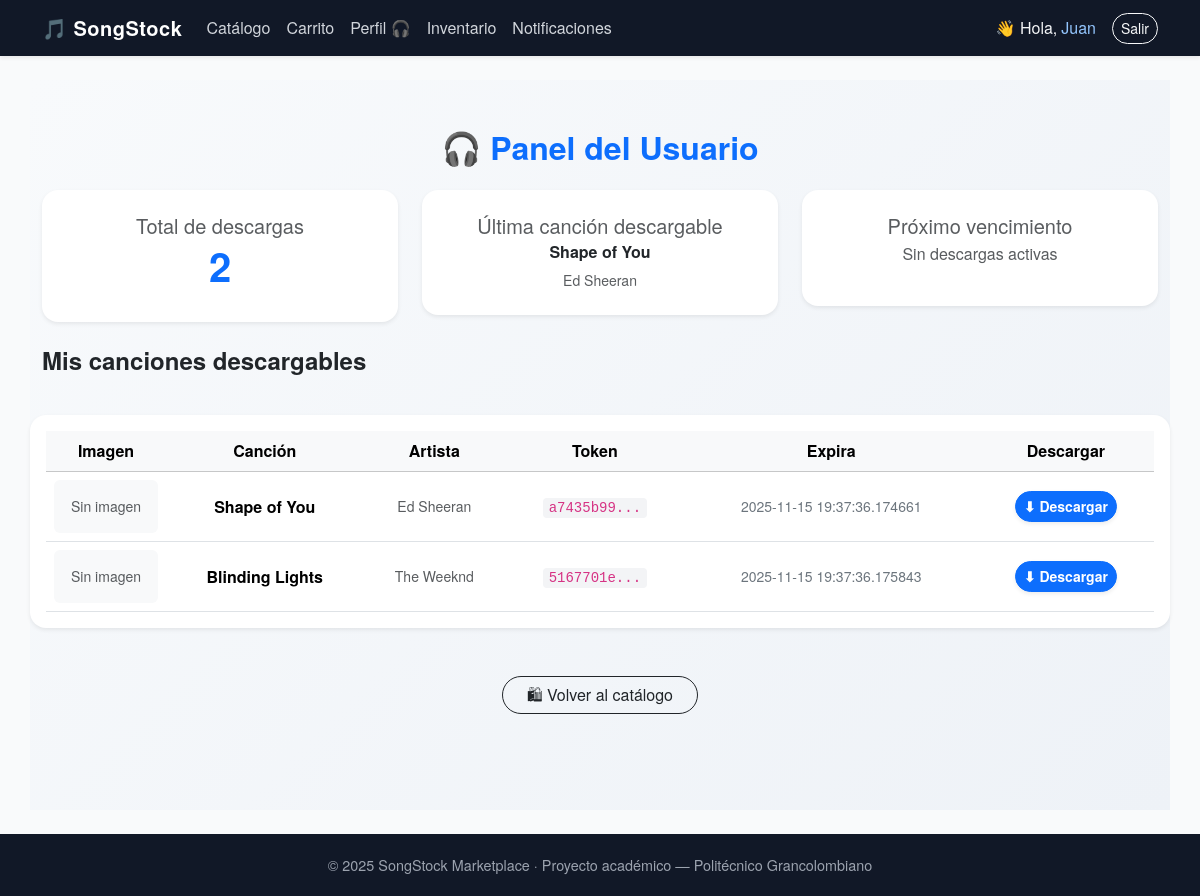
Screenshot of /perfil (signed in) with the database file from the repository.
### tables this page shows
CREATE TABLE productos (
        id INTEGER PRIMARY KEY AUTOINCREMENT,
        nombre TEXT NOT NULL,
        artista TEXT,
        tipo TEXT CHECK(tipo IN ('mp3','vinilo')) NOT NULL,
        precio REAL NOT NULL,
        stock INTEGER DEFAULT 0,
        proveedor_email TEXT,
        descripcion TEXT,
        imagen TEXT
    );

CREATE TABLE downloads (
      id INTEGER PRIMARY KEY AUTOINCREMENT,
      user_id INTEGER NOT NULL,
      product_id INTEGER NOT NULL,
      token TEXT NOT NULL UNIQUE,
      expires_at DATETIME NOT NULL,
      created_at DATETIME DEFAULT CURRENT_TIMESTAMP
    );

### app.py (the view)
@app.route('/perfil')
def perfil():
    if 'usuario' not in session: return redirect(url_for('login'))
    user_id=session.get('user_id')
    conn=get_db_connection()
    rows=conn.execute("""SELECT d.id,p.nombre,p.artista,p.id AS producto_id,d.token,d.expires_at
                         FROM downloads d JOIN productos p ON p.id=d.product_id
                         WHERE d.user_id=? ORDER BY d.created_at DESC""",(user_id,)).fetchall()
    conn.close()
    return render_template('perfil.html',descargas=rows)

### app.py (called while the page is built)
def get_db_connection():
    conn = sqlite3.connect(DATABASE)
    conn.row_factory = sqlite3.Row
    return conn

### templates/perfil.html (shortened to what this page needs)
{% extends "base.html" %}
{% block content %}
<div class="perfil-page container py-5 fade-in">
  <h2 class="mb-4 text-center fw-bold text-primary">🎧 Panel del Usuario</h2>
  {% if descargas %}
    <div class="row g-4 mb-5">
      <div class="col-md-4">
        <div class="card text-center shadow-sm border-0 rounded-4">
          <div class="card-body py-4">
            <h5 class="text-muted mb-1">Total de descargas</h5>
            <h2 class="fw-bold text-primary display-6">{{ descargas|length }}</h2>
          </div>
        </div>
      </div>
      <div class="col-md-4">
        <div class="card text-center shadow-sm border-0 rounded-4">
          <div class="card-body py-4">
            <h5 class="text-muted mb-1">Última canción descargable</h5>
            <h6 class="fw-bold text-dark">
              {{ descargas[0]['nombre'] if descargas else 'Sin descargas' }}
            </h6>
            <p class="text-muted small mb-0">
              {{ descargas[0]['artista'] if descargas else '' }}
            </p>
          </div>
        </div>
      </div>
<div class="col-md-4">
  <div class="card text-center shadow-sm border-0 rounded-4">
    <div class="card-body py-4">
      <h5 class="text-muted mb-1">Próximo vencimiento</h5>
      {% set expiracion = None %}
      {% for d in descargas %}
        {% if not expiracion %}
          {% set expiracion = d['expires_at'] or d['fecha_expira'] %}
        {% endif %}
      {% endfor %}
      {% if expiracion %}
        <p class="fw-bold text-danger mb-0">{{ expiracion }}</p>
      {% else %}
        <p class="text-muted">Sin descargas activas</p>
      {% endif %}
    </div>
  </div>
</div>
    <h4 class="fw-semibold mb-3">Mis canciones descargables</h4>
    <div class="table-responsive shadow-sm rounded-4 bg-white p-3 mb-4">
      <table class="table align-middle mb-0">
        <thead class="table-light">
          <tr class="text-center">
            <th>Imagen</th>
            <th>Canción</th>
            <th>Artista</th>
            <th>Token</th>
            <th>Expira</th>
            <th>Descargar</th>
          </tr>
        </thead>
        <tbody>
          {% for d in descargas %}
          <tr class="text-center align-middle">
            <td style="width: 120px;">
              {% if d['imagen'] %}
                {% if d['imagen'].startswith('http') %}
                  <img src="{{ d['imagen'] }}" alt="{{ d['nombre'] }}" class="img-fluid rounded" style="max-height: 80px;">
                {% else %}
                  <img src="{{ url_for('static', filename=d['imagen']) }}" alt="{{ d['nombre'] }}" class="img-fluid rounded" style="max-height: 80px;">
                {% endif %}
              {% else %}
                <div class="bg-light rounded p-3 text-muted small">Sin imagen</div>
              {% endif %}
            </td>
            <td class="fw-semibold">{{ d['nombre'] }}</td>
            <td class="text-muted small">{{ d['artista'] }}</td>
            <td><code>{{ d['token'][:8] }}...</code></td>
            <td class="text-secondary small">{{ d['fecha_expira'] or d['expires_at'] }}</td>
            <td>
              <a href="{{ url_for('download_file', token=d['token']) }}"
                 class="btn btn-primary btn-sm rounded-pill shadow-sm fw-semibold">
                ⬇ Descargar
              </a>
            </td>
          </tr>
          {% endfor %}
        </tbody>
      </table>
    </div>
    <div class="text-center">
      <a href="{{ url_for('catalog') }}" class="btn btn-outline-dark rounded-pill px-4">
        🛍 Volver al catálogo
      </a>
    </div>
  {% endif %}
</div>
{% endblock %}

### templates/base.html (style rules this page uses)
body { background-color: #f9fafb; font-family: "Poppins", "Helvetica Neue", sans-serif; }

### templates/perfil.html (style rules this page uses)
.fade-in { animation: fadeIn .8s ease both; }
.perfil-page { min-height: 90vh; background: linear-gradient(135deg, #f8fafc, #eef2f7); }
code { background: #f3f4f6; border-radius: 4px; padding: 2px 6px; }

### rows the page displays
productos: nombre "Shape of You", artista "Ed Sheeran"
downloads: nombre "Shape of You", artista "Ed Sheeran", token "a7435b99", expires_at "2025-11-15 19:37:36.174661"
downloads: nombre "Blinding Lights", artista "The Weeknd", token "5167701e", expires_at "2025-11-15 19:37:36.175843"

### other values shown
{{ session['usuario'] }} "Juan"
{{ descargas|length }} "2"
